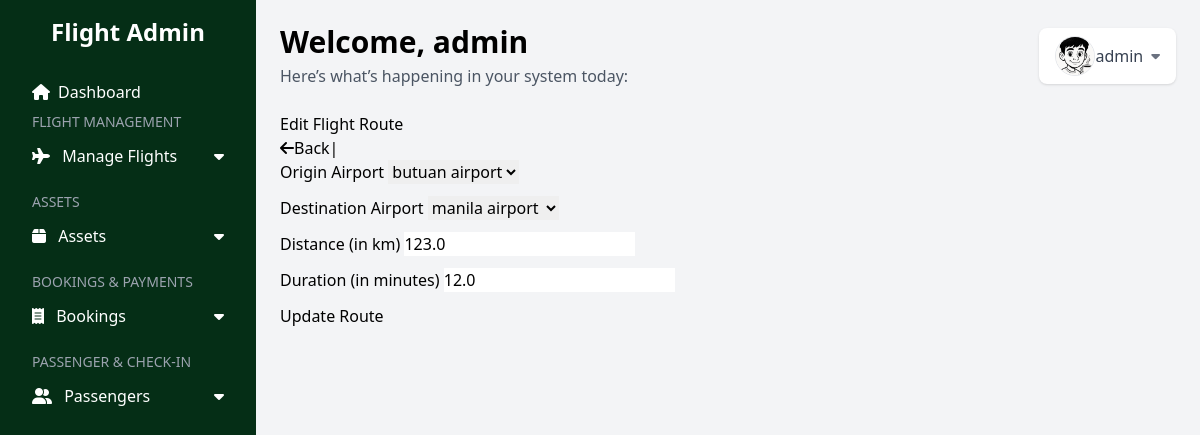
The page /flight_routes/edit/1 (signed in) on the database its author committed.
### web/models.py (models this page shows)
class User(db.Model, UserMixin):
    id = db.Column(db.Integer, primary_key=True)
    username = db.Column(db.String(225), unique=True, nullable=False)
    password = db.Column(db.String(225), nullable=False)
    profile_image = db.Column(db.String(255), nullable=True, default='default.png')  # default image

class FlightRoute(db.Model):
    __tablename__ = 'flight_route'
    id = db.Column(db.Integer, primary_key=True)
    departure_airport_id = db.Column(db.Integer, db.ForeignKey('airport.id'), nullable=False)
    arrival_airport_id = db.Column(db.Integer, db.ForeignKey('airport.id'), nullable=False)
    airline_id = db.Column(db.Integer, db.ForeignKey('airline.id'), nullable=False)
    aircraft_id = db.Column(db.Integer, db.ForeignKey('aircraft.id'), nullable=False)
    distance = db.Column(db.Float, nullable=False)
    duration = db.Column(db.Float, nullable=False)
    departure_airport = db.relationship('Airport', foreign_keys=[departure_airport_id], back_populates='routes_departure')
    arrival_airport = db.relationship('Airport', foreign_keys=[arrival_airport_id], back_populates='routes_arrival')
    airline = db.relationship('Airline', back_populates='flight_routes')
    aircraft = db.relationship('Aircraft', backref='flight_routes')
    flights = db.relationship('Flight', back_populates='route')

class Airport(db.Model):
    __tablename__ = 'airport'
    id = db.Column(db.Integer, primary_key=True)
    code = db.Column(db.String(10), unique=True, nullable=False)
    name = db.Column(db.String(100), nullable=False)
    city = db.Column(db.String(100), nullable=False)
    country = db.Column(db.String(100), nullable=False)
    routes_departure = db.relationship('FlightRoute', back_populates='departure_airport', foreign_keys='FlightRoute.departure_airport_id')
    routes_arrival = db.relationship('FlightRoute', back_populates='arrival_airport', foreign_keys='FlightRoute.arrival_airport_id')

### web/views.py (the view, shortened to what this page needs)
@views.route('/flight_routes/edit/<int:id>', methods=['GET', 'POST'])
@login_required
def edit_flight_route(id):
    route = FlightRoute.query.get_or_404(id)
    airports = Airport.query.all()
    return render_template('flight_routes/edit_route.html', route=route, airports=airports)

### web/__init__.py (called while the page is built)
def create_app():
    app = Flask(__name__)
    app.config['SECRET_KEY'] = "secret_key"
    app.config['SQLALCHEMY_DATABASE_URI'] = f'sqlite:///{DB_NAME}'
    db.init_app(app)
    from .views import views
    from .auth import auth
    app.register_blueprint(views, url_prefix="/")
    app.register_blueprint(auth, url_prefix="/")
    from .models import User
    create_database(app)
    login_manager = LoginManager()
    login_manager.login_view = 'auth.login'
    login_manager.init_app(app)
    @login_manager.user_loader
    def load_user(id):
        return User.query.get(int(id))
    return app

### web/templates/flight_routes/edit_route.html
{% extends 'base.html' %}
{% block content %}
<div class="container">
    <h2>Edit Flight Route</h2>
    <a class="btn btn-secondary" href="{{ url_for('views.flight_routes') }}"><i class="fas fa-arrow-left"></i>Back|</a>
    <form method="POST">
        <div class="mb-3">
            <label>Origin Airport</label>
            <select name="departure_airport_id" class="form-control" required>
                {% for airport in airports %}
                    <option value="{{ airport.id }}" {% if airport.id == route.departure_airport_id %}selected{% endif %}>
                        {{ airport.name }}
                    </option>
                {% endfor %}
            </select>
        </div>
        <div class="mb-3">
            <label>Destination Airport</label>
            <select name="arrival_airport_id" class="form-control" required>
                {% for airport in airports %}
                    <option value="{{ airport.id }}" {% if airport.id == route.arrival_airport_id %}selected{% endif %}>
                        {{ airport.name }}
                    </option>
                {% endfor %}
            </select>
        </div>
        <div class="mb-3">
            <label>Distance (in km)</label>
            <input type="number" name="distance" class="form-control" value="{{ route.distance }}" required>
        </div>
        <div class="mb-3">
            <label>Duration (in minutes)</label>
            <input type="number" name="duration" class="form-control" value="{{ route.duration }}" required>
        </div>
        <button type="submit" class="btn btn-success">Update Route</button>
    </form>
</div>
{% endblock %}

### web/templates/base.html (shortened to what this page needs)
<!DOCTYPE html>
<html lang="en">
<head>
  <script src="https://cdn.tailwindcss.com"></script>
  <link href="https://cdnjs.cloudflare.com/ajax/libs/font-awesome/6.4.0/css/all.min.css" rel="stylesheet">
</head>
<body class="h-screen bg-gray-100 flex">
  <nav class="w-64 bg-green-950 text-white flex flex-col p-4 fixed h-full overflow-y-auto">
    <h4 class="text-center text-2xl font-bold mb-6">Flight Admin</h4>
    <a href="{{ url_for('views.dashboard') }}" class="flex justify-between items-center py-2 px-4 hover:bg-gray-700 rounded">
      <span class="flex items-center">
        <i class="fas fa-home mr-2"></i> Dashboard
      </span>
    </a>
    <div class="text-sm uppercase text-gray-400 px-4 mb-1">Flight Management</div>
    <button class="w-full text-left px-4 py-2 hover:bg-gray-700 flex justify-between items-center" onclick="toggleMenu('flightMgmt')">
      <span><i class="fas fa-plane mr-2"></i> Manage Flights</span><i class="fas fa-caret-down"></i>
    </button>
    <div class="text-sm uppercase text-gray-400 px-4 mt-4 mb-1">Assets</div>
    <button class="w-full text-left px-4 py-2 hover:bg-gray-700 flex justify-between items-center" onclick="toggleMenu('assets')">
      <span><i class="fas fa-box mr-2"></i> Assets</span><i class="fas fa-caret-down"></i>
    </button>
    <div class="text-sm uppercase text-gray-400 px-4 mt-4 mb-1">Bookings & Payments</div>
    <button class="w-full text-left px-4 py-2 hover:bg-gray-700 flex justify-between items-center" onclick="toggleMenu('bookings')">
      <span><i class="fas fa-receipt mr-2"></i> Bookings</span><i class="fas fa-caret-down"></i>
    </button>
    <div class="text-sm uppercase text-gray-400 px-4 mt-4 mb-1">Passenger & Check-In</div>
    <button class="w-full text-left px-4 py-2 hover:bg-gray-700 flex justify-between items-center" onclick="toggleMenu('passenger')">
      <span><i class="fas fa-user-friends mr-2"></i> Passengers</span><i class="fas fa-caret-down"></i>
    </button>
  </nav>
  <main class="ml-64 p-6 w-full overflow-y-auto">
    <div class="mb-6 flex justify-between items-center">
      <div>
        <h1 class="text-3xl font-bold mb-1">Welcome, {{ current_user.username }}</h1>
        <p class="text-gray-600">Here’s what’s happening in your system today:</p>
      </div>
      <div class="relative">
        <button onclick="toggleMenu('profileMenu')" class="flex items-center bg-white px-4 py-2 rounded-lg shadow hover:shadow-md transition">
          <img src="{{ url_for('static', filename='uploads/' + current_user.profile_image) }}"
            class="w-10 h-10 rounded-full object-cover border" alt="Profile Image">
          <span class="text-gray-700 font-medium">{{ current_user.username }}</span>
          <i class="fas fa-caret-down ml-2 text-sm text-gray-500"></i>
        </button>
      </div>
    </div>
    {% block content %}
    {% endblock %}
  </main>
</body>
</html>

### rows shown on the page
User: username "admin", profile_image (picture)
FlightRoute: departure_airport_id "butuan airport", arrival_airport_id "manila airport", distance "123.0", duration "12.0"
